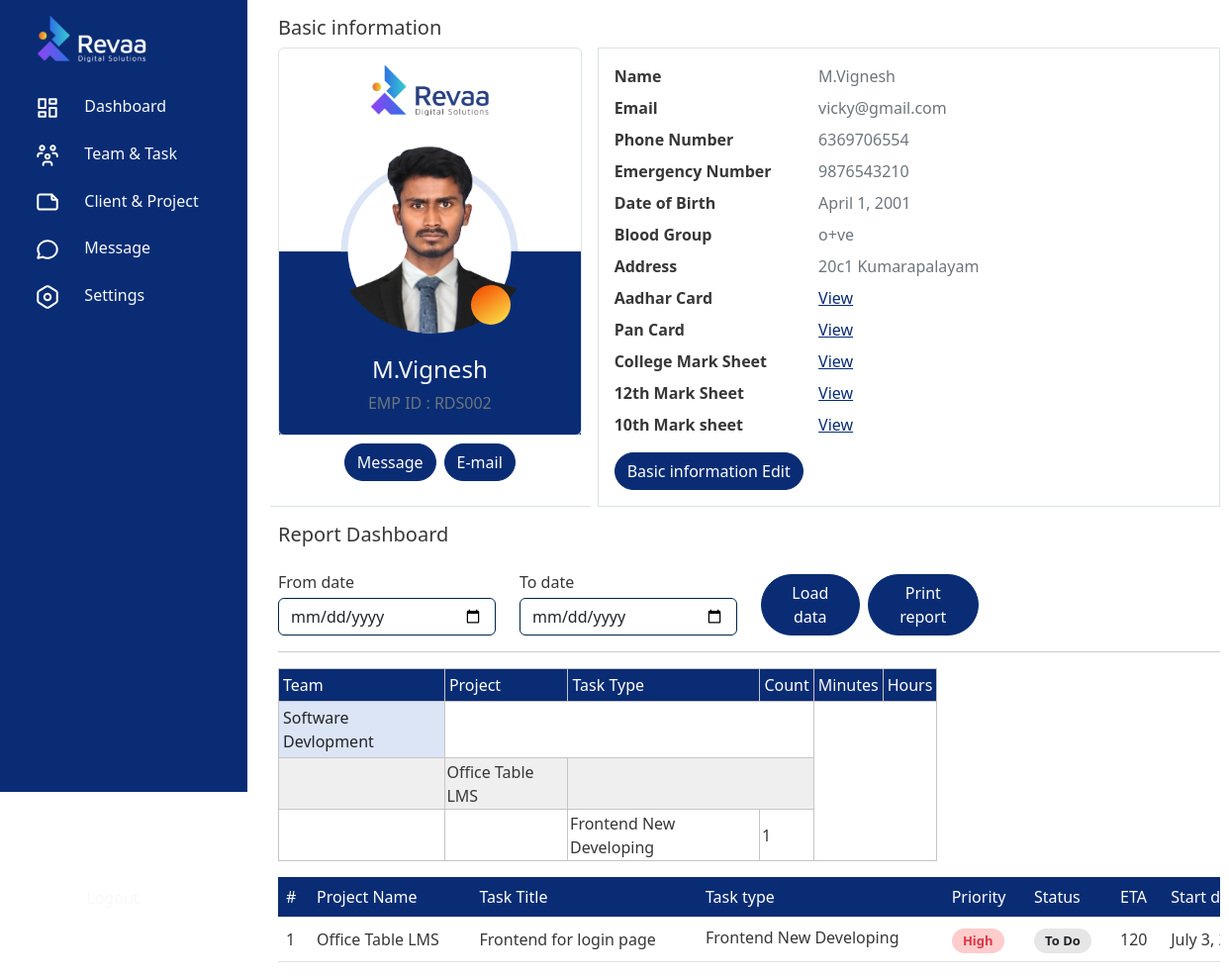
The page /team/employee/2/ (signed in) on the database as committed earlier.
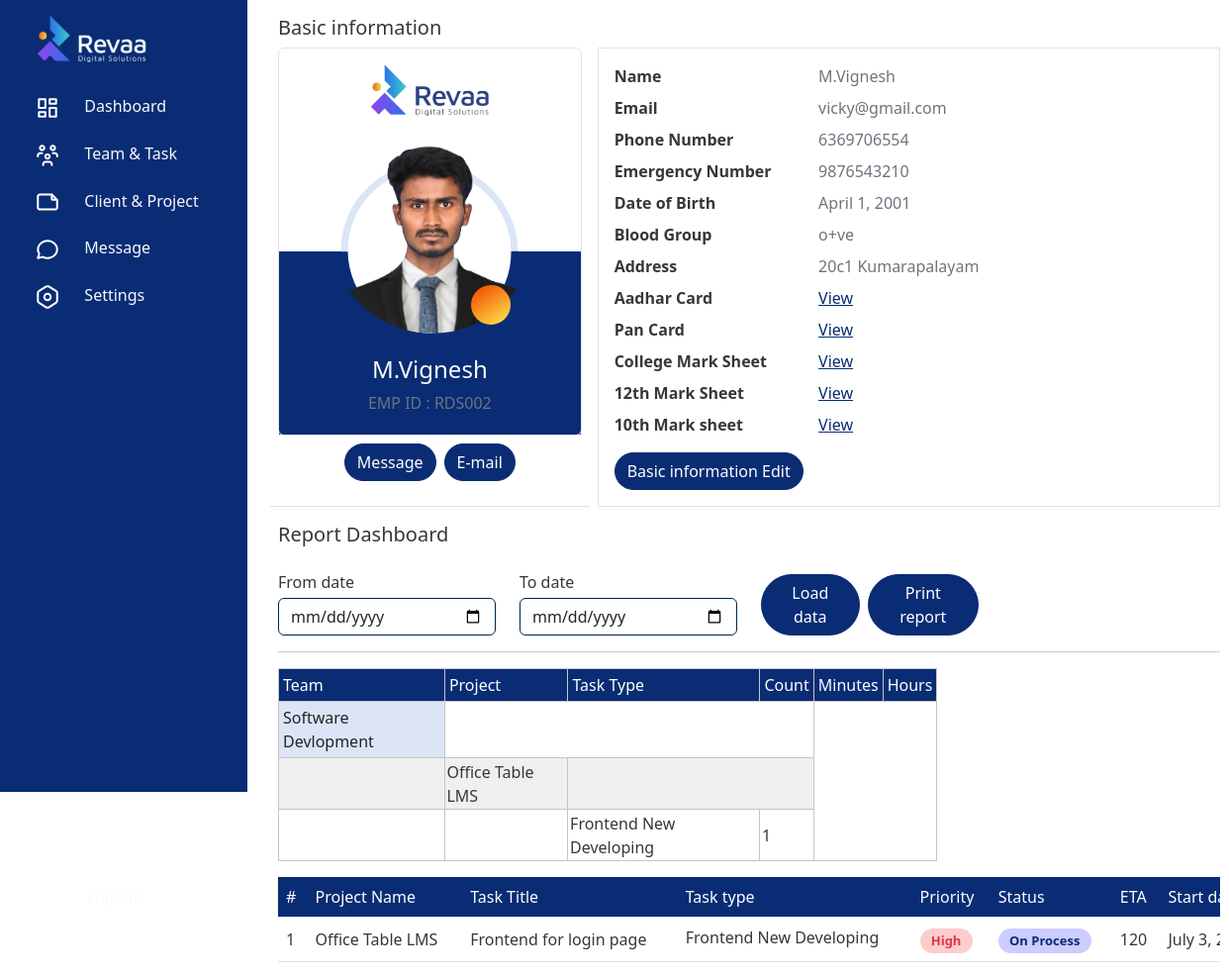
The same page on the database as committed later.
### frontend/models.py (models this page shows, shortened)
class TaskSheet(models.Model):
    HIGH = 'High'
    MEDIUM = 'Medium'
    LOW = 'Low'
    PRIORITY_CHOICES = [
        (HIGH, 'High'),
        (MEDIUM, 'Medium'),
        (LOW, 'Low'),
    ]
    client = models.ForeignKey(customersTable, on_delete=models.SET_NULL, null=True, blank=True)
    title = models.CharField(max_length=250)
    description = models.TextField(max_length=1000)
    task_type = models.ForeignKey(Type, on_delete=models.CASCADE)
    priority = models.CharField(choices=PRIORITY_CHOICES, max_length=10, null=True, blank=True)
    status = models.ForeignKey(status, on_delete=models.CASCADE)
    start_date_time = models.DateTimeField(null=True, blank=True)
    ETA = models.IntegerField(null=True, blank=True) # Estimated Time of Arrival in minutes/hours/days (specify unit in a comment)
    end_date_time = models.DateTimeField(null=True, blank=True)
    project = models.ForeignKey(Project, on_delete=models.CASCADE)
    assigned_to = models.ForeignKey(EmployeeDetail, related_name='tasks_assigned_to', on_delete=models.CASCADE)
    assigned_from = models.ForeignKey(EmployeeDetail, related_name='tasks_assigned_from', on_delete=models.CASCADE)
    attachment = models.FileField(upload_to=attachment_upload_to, blank=True, null=True)
    hold = models.BooleanField(default=False)
    note_start_time = models.DateTimeField(null=True, blank=True)
    note_end_time = models.DateTimeField(null=True, blank=True)

class status(models.Model):
    NONE = 'None'
    GRAY = 'Gray'
    BLUE = 'Blue'
    GREEN = 'Green'
    YELLOW = 'Yellow'
    ORANGE = 'Orange'
    RED = 'Red'
    PINK = 'Pink'
    PURPLE = 'Purple'
    COLOR = [
        (NONE, 'None'),
        (GRAY, 'Gray'),
        (BLUE, 'Blue'),
        (GREEN, 'Green'),
        (YELLOW, 'Yellow'),
        (ORANGE, 'Orange'),
        (RED, 'Red'),
        (PINK, 'Pink'),
        (PURPLE, 'Purple'),
    ]
    name = models.CharField(max_length=255)
    description = models.TextField()
    color = models.CharField(choices=COLOR, max_length=16, null=True, blank=True)
    project = models.ForeignKey(Project, on_delete=models.CASCADE, related_name='status_project')
    def __str__(self):
        return self.name

class Project(models.Model):
    WAITING_TO_START = 'Waiting to Start'
    DROPPED = 'Dropped'
    HOLD = 'Hold'
    ON_PROCESS = 'On Process'
    COMPLETED = 'Completed'
    CLOSED = 'Closed'
    STATUS_CHOICES = [
        (WAITING_TO_START, 'Waiting to Start'),
        (DROPPED, 'Dropped'),
        (HOLD, 'Hold'),
        (ON_PROCESS, 'On Process'),
        (COMPLETED, 'Completed'),
        (CLOSED, 'Closed'),
    ]
    HIGH = 'High'
    MEDIUM = 'Medium'
    LOW = 'Low'
    PRIORITY_CHOICES = [
        (HIGH, 'High'),
        (MEDIUM, 'Medium'),
        (LOW, 'Low'),
    ]
    project_img = models.ImageField(upload_to='path/to/upload/', null=True, blank=True)
    client = models.ForeignKey(customersTable, on_delete=models.CASCADE)
    project_name = models.CharField(max_length=255)  # Added max_length for project name
    project_description = models.TextField(null=True, blank=True)  # Fixed typo from project_discription to project_description
    start_date = models.DateField(null=True, blank=True)
    end_of_date = models.DateField(null=True, blank=True)
    status = models.CharField(choices=STATUS_CHOICES, default=WAITING_TO_START, max_length=16, null=True, blank=True)
    priority = models.CharField(choices=PRIORITY_CHOICES, max_length=10, null=True, blank=True)
    team = models.ForeignKey(Team, on_delete=models.SET_NULL, related_name='projects', null=True)
    created_by = models.ForeignKey(User, on_delete=models.SET_NULL, related_name='projects_created', null=True)
    created_date = models.DateField(auto_now_add=True)
    updated_by = models.ForeignKey(User, on_delete=models.SET_NULL, related_name='projects_updated', null=True)
    updated_date = models.DateField(auto_now=True)
    def __str__(self):
        return self.project_name

class Type(models.Model):
    NONE = 'None'
    GRAY = 'Gray'
    BLUE = 'Blue'
    GREEN = 'Green'
    YELLOW = 'Yellow'
    ORANGE = 'Orange'
    RED = 'Red'
    PINK = 'Pink'
    PURPLE = 'Purple'
    COLOR = [
        (NONE, 'None'),
        (GRAY, 'Gray'),
        (BLUE, 'Blue'),
        (GREEN, 'Green'),
        (YELLOW, 'Yellow'),
        (ORANGE, 'Orange'),
        (RED, 'Red'),
        (PINK, 'Pink'),
        (PURPLE, 'Purple'),
    ]
    name = models.CharField(max_length=255)
    color = models.CharField(choices=COLOR, max_length=16, null=True, blank=True)
    project = models.ForeignKey(Project, on_delete=models.CASCADE, related_name='type_project')
    def __str__(self):
        return self.name

### frontend/functions/add_employee.py (the view)
# urls.py: path('team/employee/<int:epk>/',add_employee.showemployee, name='showemployee'),
@login_required(login_url='login')
def showemployee(request, epk):
    employee = get_object_or_404(EmployeeDetail, pk=epk)
    enddate = dt.datetime.now().date() + dt.timedelta(days=1)
    startdate = enddate - dt.timedelta(days=7)
    employee_tasks = TaskSheet.objects.filter(assigned_to=employee, start_date_time__range=[startdate, enddate])
    tasks_by_team_and_project = defaultdict(lambda: defaultdict(lambda: defaultdict(int)))
    for task in employee_tasks:
        team_name = task.project.team.name
        project_name = task.project.project_name
        task_type = task.task_type.name
        tasks_by_team_and_project[team_name][project_name][task_type] += 1
    tasks_json_compatible = {team: {project: dict(task_types) for project, task_types in projects.items()} for team, projects in tasks_by_team_and_project.items()}
    tasks_json = json.dumps(tasks_json_compatible)
    context = {
        'employee': employee,
        'startdate': startdate,
        'enddate': enddate,
        'tasks': employee_tasks,
        'tasks_json':tasks_json,
        'tasks_by_team_and_project': tasks_by_team_and_project.items(),
    }
    return render(request, 'tmt-tool/employee_details.html', context)

### frontend/models.py (called while the page is built)
    def __str__(self):
        return self.name

### templates/tmt-tool/employee_details.html (shortened to what the changed rows need)
{% extends 'base.html' %}
{% load static %}
{% block container %}
<div class="d-flex">
    <div class="content w-100">
        <div class="container1">
            <div class="main-body">
                {% if tasks %}
                <table class="report-table">
                    <thead>
                        <tr>
                            <td class="text-white bg-primary p-1">Team</td>
                            <td class="text-white bg-primary p-1">Project</td>
                            <td class="text-white bg-primary p-1">Task Type</td>
                            <td class="text-white bg-primary p-1">Count</td>
                            <td class="text-white bg-primary p-1">Minutes</td>
                            <td class="text-white bg-primary p-1">Hours</td>
                        </tr>
                    </thead>
                </table>
                <section class="task-section" style="overflow-y: auto;">
                    <div style="width: 76.65vw; overflow-x: auto;">
                        <table class="table align-middle mb-0 mt-3" style="width: 110vw;">
                            <thead class="bg-primary">
                                <tr>
                                    <td class="text-white">#</td>
                                    <td class="text-white">Project Name</td>
                                    <td class="text-white">Task Title</td>
                                    <td class="text-white">Task type</td>
                                    <td class="text-white">Priority</td>
                                    <td class="text-white">Status</td>
                                    <td class="text-white">ETA</td>
                                    <td class="text-white">Start date time</td>
                                </tr>
                            </thead>
                            <tbody>
                                {% for task in tasks %}
                                <tr  class="{% if forloop.counter|divisibleby:2 == True %}bg-gray{% endif %}">
                                    <td>{{forloop.counter}}</td>
                                    <td>{{task.project}}</td>
                                    <td>{{task.title}}</td>
                                    <td> <p class="fw-normal mb-1">{{task.task_type}}</p></td>
                                    <td> <span class="badge
                                    {% if task.priority == 'Low' %}
                                    cs-alert-primary
                                    {% elif task.priority == 'Medium' %}
                                    cs-alert-orange
                                    {% elif task.priority == 'High' %}
                                    cs-alert-danger
                                    {% else %}
                                    cs-alert-yellow
                                    {% endif %}
                                    rounded-pill d-inline">{{task.priority}}</span></td>
                                    <td> <span class="badge rounded-pill d-inline
                                        {% if task.status.color == 'None' %}
                                        border
                                        {% elif task.status.color == 'Gray' %}
                                        cs-alert-gray text-dark
                                        {% elif task.status.color == 'Blue' %}
                                        cs-alert-primary
                                        {% elif task.status.color == 'Green' %}
                                        cs-alert-green
                                        {% elif task.status.color == 'Yellow' %}
                                        cs-alert-yellow
                                        {% elif task.status.color == 'Orange' %}
                                        cs-alert-orange
                                        {% elif task.status.color == 'Red' %}
                                        cs-alert-danger
                                        {% elif task.status.color == 'Pink' %}
                                        cs-alert-pink
                                        {% elif task.status.color == 'Purple' %}
                                        cs-alert-purple
                                        {% endif %}
                                    ">{{task.status}}</span></td>
                                    <td>{{task.ETA}}</td>
                                    <td>{{task.start_date_time}}</td>
                                </tr>
                                {% endfor %}
                                {% else %}
                                <tr class="">
                                    <td colspan="7" class="text-center">No tasks available</td>
                                </tr>
                                {% endif %}
                            </tbody>
                        </table>
                    </div>
                </section>
            </div>
        </div>
    </div>
</div>
{% endblock %}

Rows that differ between the two databases and show on the page:
changed TaskSheet "Frontend for login page": status_id 10 → 11 (drawn); status "To Do" → "On Process"
